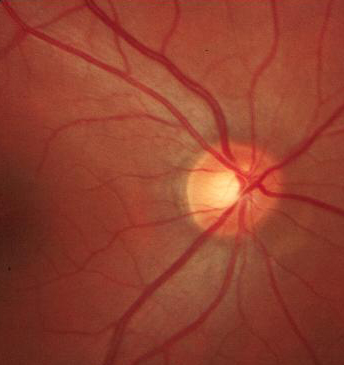
%> input picture lab9/image_054_year_1.png, 344 x 365 px
$ octave lab9_6110450103.m   (GNU Octave 9; MATLAB toolbox functions it lacks are replaced by stand-ins)
%> lines starting %> are read from the running program, lines starting %| are printed output that depends on the picture
im1 = imread("image_054_year_1.png");
%> im1 is the input picture: size 365x344x3 uint8; mean R, G, B 147, 64.7, 46.5
im2 = imread("image_054_year_2.png");
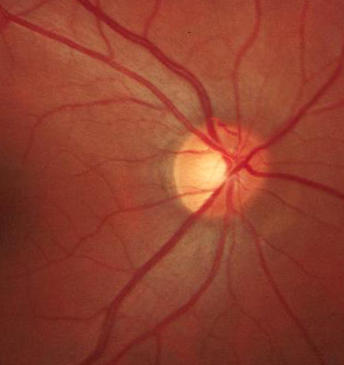
%> input picture lab9/image_054_year_2.png, 344 x 365 px
%> im2 is the input picture: size 365x344x3 uint8; mean R, G, B 145.8, 64.3, 46.2
im1_gray = rgb2gray(im1);
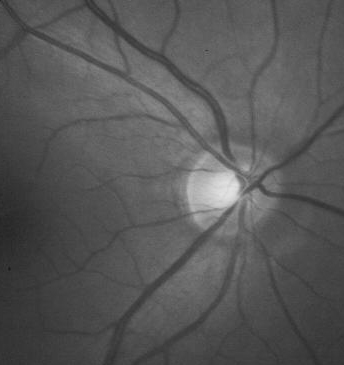
%> im1_gray: size 365x344 uint8; min 25, max 227, mean 87.3
im2_gray = rgb2gray(im2);
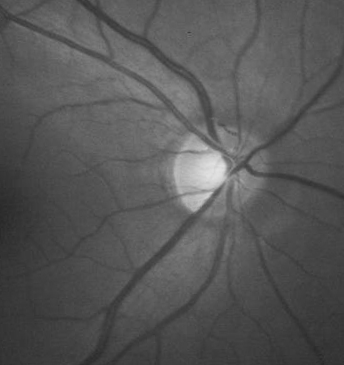
%> im2_gray: size 365x344 uint8; min 40, max 227, mean 86.6
h = fspecial('average',3);
im1_gray_sm = imfilter(im1_gray,h);
im2_gray_sm = imfilter(im2_gray,h);
points_im1 = detectHarrisFeatures(im1_gray_sm,'FilterSize',3);
%> points_im1 = 145 points; strongest (x, y): (343, 2), (96, 3), (263, 183), (249, 171), (193, 214)
[features1,vpts_1] = extractFeatures(im1_gray_sm,points_im1);
%> vpts_1 = 104 points; strongest (x, y): (263, 183), (249, 171), (193, 214), (245, 194), (235, 207)
points_im2 = detectHarrisFeatures(im2_gray_sm,'FilterSize',3);
%> points_im2 = 137 points; strongest (x, y): (2, 2), (212, 193), (343, 2), (208, 148), (91, 2)
[features2,vpts_2] = extractFeatures(im2_gray_sm,points_im2);
%> vpts_2 = 103 points; strongest (x, y): (212, 193), (208, 148), (231, 175), (181, 196), (250, 164)
indexParis = matchFeatures(features1, features2, 'Method', 'NearestNeighborRatio', 'MatchThreshold',6,'MaxRatio',0.7);
%> indexParis = 58 rows, first 12: [3 1; 4 2; 5 3; 7 5; 8 7; 11 8; 12 10; 18 11; 25 16; 27 20; 29 22; 31 24]
matchpoints_1 = vpts_1(indexParis(:,1));
%> matchpoints_1 = 58 points; strongest (x, y): (263, 183), (245, 194), (235, 207), (192, 171), (238, 203)
matchpoints_2 = vpts_2(indexParis(:,2));
%> matchpoints_2 = 58 points; strongest (x, y): (231, 175), (250, 164), (222, 188), (225, 184), (180, 193)
tform = fitgeotrans(matchpoints_2.Location, matchpoints_1.Location, 'affine');
%> tform = transform with T = [1 0.032 0; -0.0338 1 0; 18.67 11.83 1]
registered = imwarp(im2_gray_sm,tform);
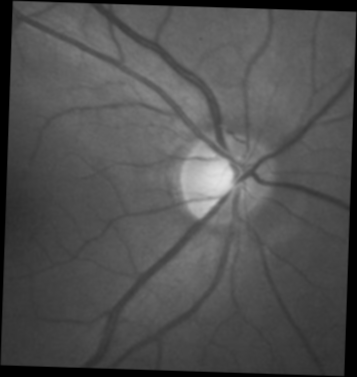
%> registered: size 377x357 uint8; min 0, max 225, mean 80.7

figure(1); imshowpair(im1_gray_sm,registered);
%> after `imshowpair(im1_gray_sm,registered)`:
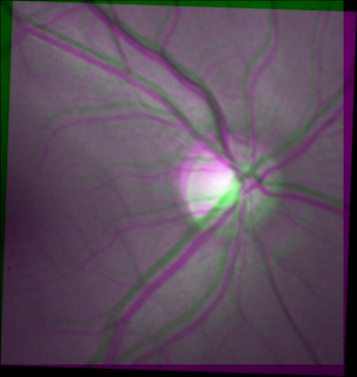
%> displayed picture: size 377x357x3, on the screen's scale of 0 to 255; mean R, G, B 91.5, 75.4, 91.5
figure(2); imshowpair(im1_gray_sm,registered, 'diff' );
%> after `imshowpair(im1_gray_sm,registered, 'diff' )`:
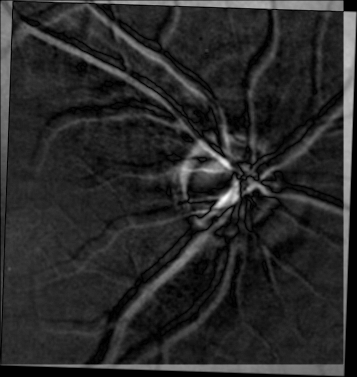
%> displayed picture: size 377x357, on the screen's scale of 0 to 255; min 0, max 255, mean 41.1
